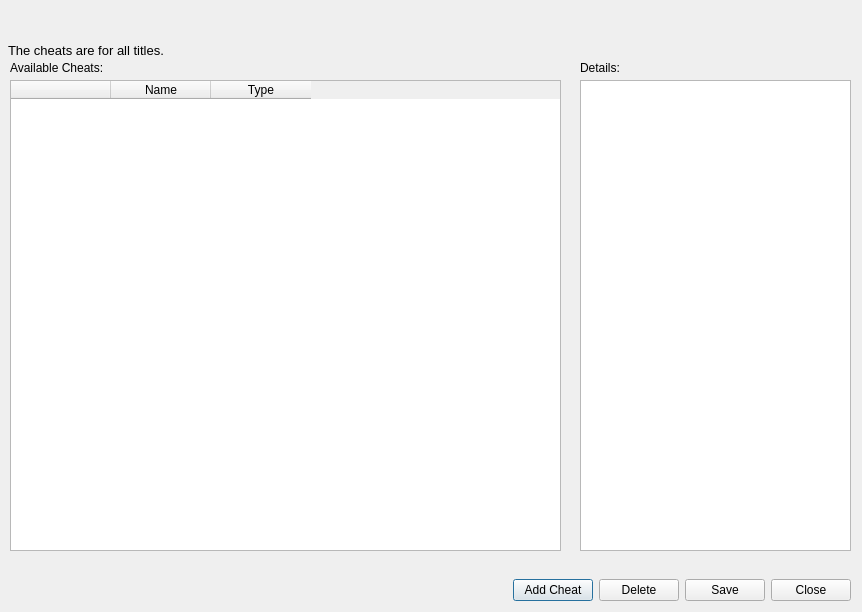
<?xml version="1.0" encoding="UTF-8"?>
<ui version="4.0">
 <class>CheatDialog</class>
 <widget class="QDialog" name="CheatDialog">
  <property name="geometry">
   <rect>
    <x>0</x>
    <y>0</y>
    <width>862</width>
    <height>612</height>
   </rect>
  </property>
  <property name="sizePolicy">
   <sizepolicy hsizetype="Fixed" vsizetype="Fixed">
    <horstretch>0</horstretch>
    <verstretch>0</verstretch>
   </sizepolicy>
  </property>
  <property name="windowTitle">
   <string>Cheats</string>
  </property>
  <widget class="QLabel" name="labelInfoTitles">
   <property name="geometry">
    <rect>
     <x>8</x>
     <y>40</y>
     <width>161</width>
     <height>21</height>
    </rect>
   </property>
   <property name="font">
    <font>
     <pointsize>10</pointsize>
    </font>
   </property>
   <property name="text">
    <string>The cheats are for all titles.</string>
   </property>
  </widget>
  <widget class="QWidget" name="horizontalLayoutWidget">
   <property name="geometry">
    <rect>
     <x>10</x>
     <y>570</y>
     <width>841</width>
     <height>41</height>
    </rect>
   </property>
   <layout class="QHBoxLayout" name="horizontalLayout">
    <item>
     <spacer name="horizontalSpacer">
      <property name="orientation">
       <enum>Qt::Horizontal</enum>
      </property>
      <property name="sizeHint" stdset="0">
       <size>
        <width>40</width>
        <height>20</height>
       </size>
      </property>
     </spacer>
    </item>
    <item>
     <widget class="QPushButton" name="buttonNewCheat">
      <property name="sizePolicy">
       <sizepolicy hsizetype="Minimum" vsizetype="Fixed">
        <horstretch>0</horstretch>
        <verstretch>0</verstretch>
       </sizepolicy>
      </property>
      <property name="text">
       <string>Add Cheat</string>
      </property>
     </widget>
    </item>
    <item>
     <widget class="QPushButton" name="buttonDelete">
      <property name="text">
       <string>Delete</string>
      </property>
     </widget>
    </item>
    <item>
     <widget class="QPushButton" name="buttonSave">
      <property name="text">
       <string>Save</string>
      </property>
     </widget>
    </item>
    <item>
     <widget class="QPushButton" name="buttonClose">
      <property name="text">
       <string>Close</string>
      </property>
     </widget>
    </item>
   </layout>
  </widget>
  <widget class="QWidget" name="verticalLayoutWidget">
   <property name="geometry">
    <rect>
     <x>10</x>
     <y>80</y>
     <width>551</width>
     <height>471</height>
    </rect>
   </property>
   <layout class="QVBoxLayout" name="verticalLayout">
    <item>
     <widget class="QTableWidget" name="tableCheats">
      <property name="showGrid">
       <bool>false</bool>
      </property>
      <property name="columnCount">
       <number>3</number>
      </property>
      <attribute name="horizontalHeaderVisible">
       <bool>true</bool>
      </attribute>
      <attribute name="verticalHeaderVisible">
       <bool>false</bool>
      </attribute>
      <column>
       <property name="text">
        <string/>
       </property>
      </column>
      <column>
       <property name="text">
        <string>Name</string>
       </property>
      </column>
      <column>
       <property name="text">
        <string>Type</string>
       </property>
      </column>
     </widget>
    </item>
   </layout>
  </widget>
  <widget class="QLabel" name="labelAvailableCheats">
   <property name="geometry">
    <rect>
     <x>10</x>
     <y>60</y>
     <width>121</width>
     <height>16</height>
    </rect>
   </property>
   <property name="text">
    <string>Available Cheats:</string>
   </property>
  </widget>
  <widget class="QWidget" name="verticalLayoutWidget_3">
   <property name="geometry">
    <rect>
     <x>580</x>
     <y>80</y>
     <width>271</width>
     <height>471</height>
    </rect>
   </property>
   <layout class="QVBoxLayout" name="verticalLayout_3">
    <item>
     <widget class="QPlainTextEdit" name="textDetails"/>
    </item>
   </layout>
  </widget>
  <widget class="QLabel" name="labelDetails">
   <property name="geometry">
    <rect>
     <x>580</x>
     <y>60</y>
     <width>55</width>
     <height>16</height>
    </rect>
   </property>
   <property name="text">
    <string>Details:</string>
   </property>
  </widget>
 </widget>
 <resources/>
 <connections/>
</ui>
